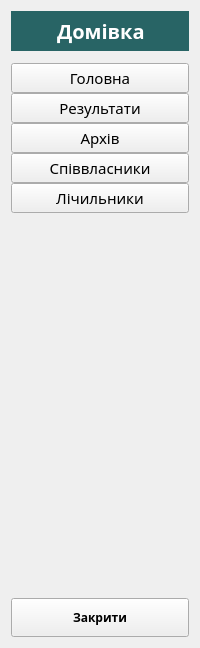
     <widget class="QWidget" name="full_menu_widget" native="true">
      <property name="styleSheet">
       <string notr="true">#full_menu_widget {background-color: #286465;
		border-top-right-radius: 0;
		border-bottom-right-radius: 0;}

#full_menu_widget QPushButton {
		border:none;
		border-radius: 3px;
		text-align: left;
		padding: 8px 0 8px 10px;
	    background-color:#286465;
	    color: rgb(200, 200, 200);
}

#full_menu_widget QPushButton:hover {
		background-color: rgba(86, 101, 115, 0.5);
	}

	#full_menu_widget QPushButton:checked {
		color: #fff;
		font: 12pt &quot;Gotham Pro&quot;;
	}</string>
      </property>
      <layout class="QVBoxLayout" name="verticalLayout_2">
       <item>
        <layout class="QHBoxLayout" name="horizontalLayout_2">
         <property name="spacing">
          <number>0</number>
         </property>
         <item>
          <widget class="QLabel" name="logo_label_2">
           <property name="minimumSize">
            <size>
             <width>40</width>
             <height>40</height>
            </size>
           </property>
           <property name="maximumSize">
            <size>
             <width>40</width>
             <height>40</height>
            </size>
           </property>
           <property name="styleSheet">
            <string notr="true">#logo_label_2 {
		padding: 5px;
		color: #fff;
		background-color:#286465;
	}</string>
           </property>
           <property name="text">
            <string/>
           </property>
           <property name="pixmap">
            <pixmap resource="resource.qrc">:/icon/icon/Logo.png</pixmap>
           </property>
           <property name="scaledContents">
            <bool>true</bool>
           </property>
          </widget>
         </item>
         <item>
          <widget class="QLabel" name="logo_label_3">
           <property name="font">
            <font>
             <family>Century Gothic</family>
             <pointsize>15</pointsize>
             <weight>75</weight>
             <italic>false</italic>
             <bold>true</bold>
             <underline>false</underline>
             <strikeout>false</strikeout>
            </font>
           </property>
           <property name="styleSheet">
            <string notr="true">#logo_label_3 {
		padding-right: 10px;
		color: #fff;
		background-color:#286465;
	}</string>
           </property>
           <property name="text">
            <string>Домівка</string>
           </property>
           <property name="textFormat">
            <enum>Qt::PlainText</enum>
           </property>
          </widget>
         </item>
        </layout>
       </item>
       <item>
        <layout class="QVBoxLayout" name="verticalLayout_5">
         <property name="spacing">
          <number>0</number>
         </property>
         <property name="topMargin">
          <number>6</number>
         </property>
         <property name="bottomMargin">
          <number>6</number>
         </property>
         <item>
          <widget class="QPushButton" name="main_btn_2">
           <property name="font">
            <font>
             <family>Century Gothic</family>
             <pointsize>11</pointsize>
             <weight>50</weight>
             <bold>false</bold>
            </font>
           </property>
           <property name="text">
            <string>Головна</string>
           </property>
           <property name="icon">
            <iconset resource="resource.qrc">
             <normaloff>:/icon/icon/home-4-32.ico</normaloff>
             <normalon>:/icon/icon/home-4-48.ico</normalon>:/icon/icon/home-4-32.ico</iconset>
           </property>
           <property name="iconSize">
            <size>
             <width>14</width>
             <height>14</height>
            </size>
           </property>
           <property name="checkable">
            <bool>true</bool>
           </property>
           <property name="autoExclusive">
            <bool>true</bool>
           </property>
          </widget>
         </item>
         <item>
          <widget class="QPushButton" name="results_btn_2">
           <property name="font">
            <font>
             <family>Century Gothic</family>
             <pointsize>11</pointsize>
             <weight>50</weight>
             <bold>false</bold>
            </font>
           </property>
           <property name="text">
            <string>Результати</string>
           </property>
           <property name="icon">
            <iconset resource="resource.qrc">
             <normaloff>:/icon/icon/activity-feed-32.ico</normaloff>
             <normalon>:/icon/icon/activity-feed-48.ico</normalon>:/icon/icon/activity-feed-32.ico</iconset>
           </property>
           <property name="iconSize">
            <size>
             <width>14</width>
             <height>14</height>
            </size>
           </property>
           <property name="checkable">
            <bool>true</bool>
           </property>
           <property name="autoExclusive">
            <bool>true</bool>
           </property>
          </widget>
         </item>
         <item>
          <widget class="QPushButton" name="archive_btn_2">
           <property name="font">
            <font>
             <family>Century Gothic</family>
             <pointsize>11</pointsize>
             <weight>50</weight>
             <bold>false</bold>
            </font>
           </property>
           <property name="text">
            <string>Архів</string>
           </property>
           <property name="icon">
            <iconset resource="resource.qrc">
             <normaloff>:/icon/icon/product-32.ico</normaloff>
             <normalon>:/icon/icon/product-48.ico</normalon>:/icon/icon/product-32.ico</iconset>
           </property>
           <property name="iconSize">
            <size>
             <width>14</width>
             <height>14</height>
            </size>
           </property>
           <property name="checkable">
            <bool>true</bool>
           </property>
           <property name="autoExclusive">
            <bool>true</bool>
           </property>
          </widget>
         </item>
         <item>
          <widget class="QPushButton" name="co_owners_btn_2">
           <property name="font">
            <font>
             <family>Century Gothic</family>
             <pointsize>11</pointsize>
             <weight>50</weight>
             <bold>false</bold>
            </font>
           </property>
           <property name="text">
            <string>Співвласники</string>
           </property>
           <property name="icon">
            <iconset resource="resource.qrc">
             <normaloff>:/icon/icon/group-32.ico</normaloff>
             <normalon>:/icon/icon/group-48.ico</normalon>:/icon/icon/group-32.ico</iconset>
           </property>
           <property name="iconSize">
            <size>
             <width>14</width>
             <height>14</height>
            </size>
           </property>
           <property name="checkable">
            <bool>true</bool>
           </property>
           <property name="autoExclusive">
            <bool>true</bool>
           </property>
          </widget>
         </item>
         <item>
          <widget class="QPushButton" name="counters_btn_2">
           <property name="font">
            <font>
             <family>Century Gothic</family>
             <pointsize>11</pointsize>
             <weight>50</weight>
             <bold>false</bold>
            </font>
           </property>
           <property name="styleSheet">
            <string notr="true"/>
           </property>
           <property name="text">
            <string>Лічильники</string>
           </property>
           <property name="icon">
            <iconset resource="resource.qrc">
             <normaloff>:/icon/icon/dashboard-5-32.ico</normaloff>
             <normalon>:/icon/icon/dashboard-5-48.ico</normalon>:/icon/icon/dashboard-5-32.ico</iconset>
           </property>
           <property name="iconSize">
            <size>
             <width>14</width>
             <height>14</height>
            </size>
           </property>
           <property name="checkable">
            <bool>true</bool>
           </property>
           <property name="autoExclusive">
            <bool>true</bool>
           </property>
          </widget>
         </item>
        </layout>
       </item>
       <item>
        <spacer name="verticalSpacer_2">
         <property name="orientation">
          <enum>Qt::Vertical</enum>
         </property>
         <property name="sizeHint" stdset="0">
          <size>
           <width>20</width>
           <height>373</height>
          </size>
         </property>
        </spacer>
       </item>
       <item>
        <widget class="QPushButton" name="exit_btn_2">
         <property name="font">
          <font>
           <family>Century Gothic</family>
           <pointsize>9</pointsize>
           <weight>75</weight>
           <bold>true</bold>
          </font>
         </property>
         <property name="styleSheet">
          <string notr="true">padding: 10px;</string>
         </property>
         <property name="text">
          <string>Закрити</string>
         </property>
         <property name="icon">
          <iconset resource="resource.qrc">
           <normaloff>:/icon/icon/close-window-64.ico</normaloff>:/icon/icon/close-window-64.ico</iconset>
         </property>
         <property name="iconSize">
          <size>
           <width>14</width>
           <height>14</height>
          </size>
         </property>
        </widget>
       </item>
      </layout>
     </widget>
